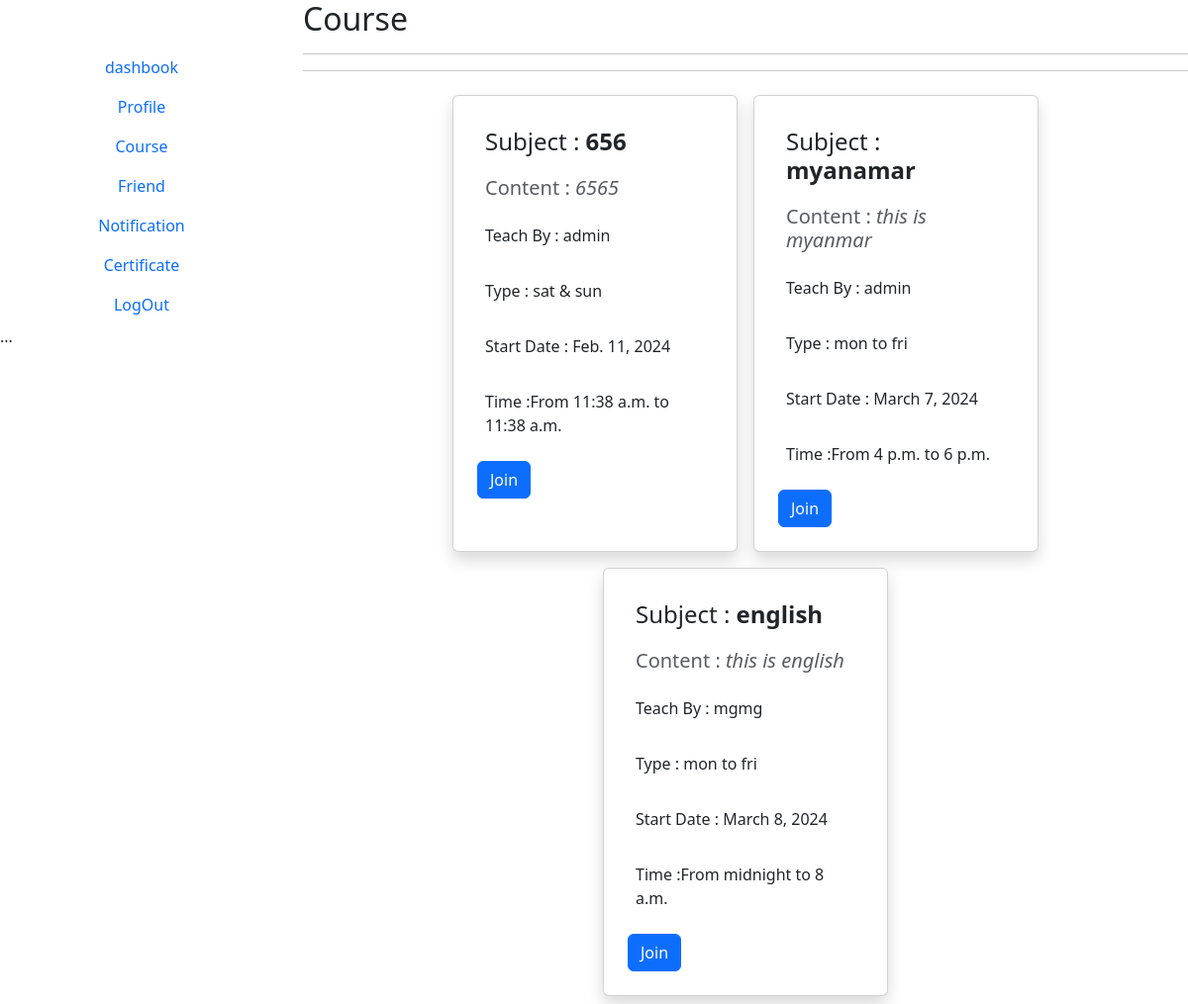
Screenshot of /student/course/ with the database file from the repository.
### library/models.py (models this page shows, shortened)
class courseModel(models.Model):
    id=models.AutoField(primary_key=True)
    subject=models.CharField(max_length=50,null=True)
    author=models.ForeignKey(User,on_delete=models.CASCADE)
    content=models.TextField(default=None)
    day=models.ForeignKey(nays,on_delete=models.CASCADE)
    date=models.DateField(default=datetime.now)
    strtime=models.TimeField(default=datetime.now)
    endtime=models.TimeField(default=datetime.now)

class nays(models.Model):
    id=models.AutoField(primary_key=True)
    nays=models.CharField(max_length=15, choices=days,default='sat & sun')
    def __str__(self):
        return self.nays

### library/views.py (the view)
# urls.py: path('course/',s_course),
def s_course(request):
    course=courseModel.objects.all()
    if request.method == "GET":
        return render(request, 's_course.html',{'course':course})
    if request.method == "POST":
        joinModel.objects.create(
            auth_id=request.user.id
        )
        return redirect('/student/dashbook/')

### library/templates/s_course.html (shortened to what this page needs)
{% extends "base.html" %}
{% block body %}
<h2>Course</h2><hr><hr>
<div class="container">
  <form method="POST">
    <div class="row justify-content-center">
    {% for i in course %}
    <div class="card shadow col-sm-12 col-md-4 col-lg-3 p-2 m-2" style="width: 18rem;">
        <div class="card-body">
          <h4 class="card-title p-2">Subject : <b>{{i.subject}}</b></h4>
          <h5 class="card-subtitle mb-2 text-body-secondary pt-2 pb-2 ps-2">Content : <i>{{i.content}}</i></h5>
          <p class="card-text p-2">Teach By : {{i.author}}</p>
          <p class="card-text p-2">Type : {{i.day}}</p>
          <p class="card-text p-2">Start Date : {{i.date}}</p>
          <p class="card-text p-2">Time :From  {{i.strtime}} to {{i.endtime}} </p>
          <button class="btn btn-primary" type="submit">Join</button>
        </div>
      </div>
{% endfor %}</div>
</form>
</div>
{% endblock %}

### library/templates/base.html (shortened to what this page needs)
<!DOCTYPE html>
<html lang="en">
<head>
    <link href="https://cdn.jsdelivr.net/npm/bootstrap@5.3.2/dist/css/bootstrap.min.css" rel="stylesheet">
    {% load static %}
</head>
<body class="row">
    <div class="col-sm-3">
    {% include "s_header.html" %}
    </div>
    <div class="col-sm-9">
    {% block body %}
    {% endblock %}
    </div>
</body>
</html>

### library/templates/s_header.html (shortened to what this page needs)
<div class="d-flex align-items-start row">
    <div class="nav flex-column nav-pills me-3 ps-3 pt-5" id="v-pills-tab" role="tablist" aria-orientation="vertical">
      <a class="nav-link btn btn-secondary" href="/student/dashbook/"  > dashbook</a>
      <a class="nav-link btn btn-secondary" href="/student/profile/">Profile</a>
      <a class="nav-link btn btn-secondary" href="/student/course/">Course</a>
      <a class="nav-link btn btn-secondary" href="/student/friend/">Friend</a>
      <a class="nav-link btn btn-secondary" href="/student/notification/">Notification</a>
      <a class="nav-link btn btn-secondary" href="/student/certificate/">Certificate</a>
      <a class="nav-link btn btn-secondary" href="/student/logOut/">LogOut</a>
    </div>
    <div class="tab-content" id="v-pills-tabContent">
      <div class="tab-pane fade show active" id="v-pills-home" role="tabpanel" aria-labelledby="v-pills-home-tab" tabindex="0">...</div>
    </div>
  </div>

### rows the page displays
courseModel: subject "656", content "6565", author "admin", day "sat & sun", date "Feb. 11, 2024", strtime "11:38 a.m.", endtime "11:38 a.m."
courseModel: subject "myanamar", content "this is myanmar", author "admin", day "mon to fri", date "March 7, 2024", strtime "4 p.m.", endtime "6 p.m."
courseModel: subject "english", content "this is english", author "mgmg", day "mon to fri", date "March 8, 2024", strtime "midnight", endtime "8 a.m."
